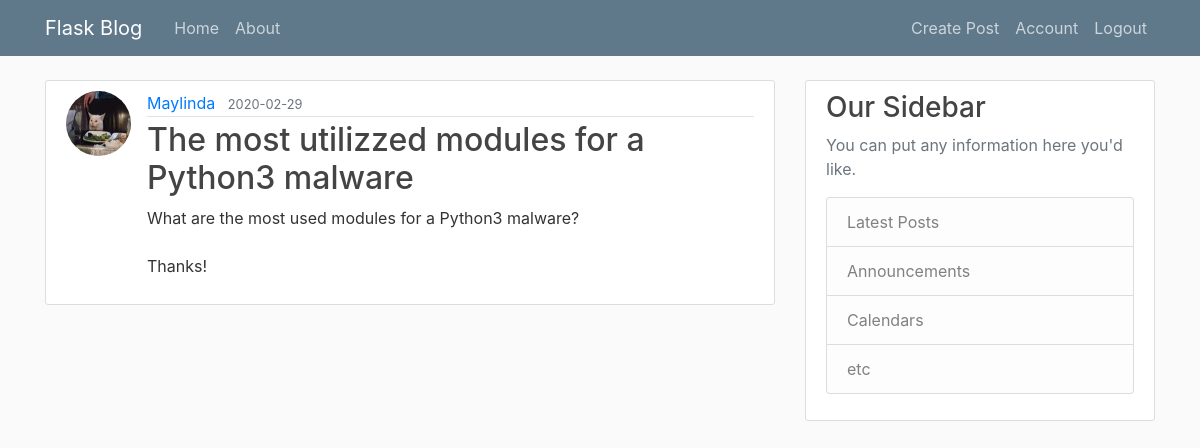
The app's page /post/17 (signed in) with its own data.
### flask_sample/models.py (models this page shows, shortened)
class User(db.Model, UserMixin):
	id = db.Column(db.Integer, primary_key='True')
	username = db.Column(db.String(20), unique=True, nullable=False)
	email = db.Column(db.String(120), unique=True, nullable=False)
	image_file = db.Column(db.String(20), nullable=False, default='default.jpg')
	password= db.Column(db.String(60), nullable=False)
	post = db.relationship('Post', backref='author', lazy=True) # for user_id in post (relationship)

class Post(db.Model):
	id = db.Column(db.Integer, primary_key=True)
	title = db.Column(db.String(60), nullable=False)
	date_posted = db.Column(db.DateTime, nullable=False, default=datetime.datetime.utcnow)
	content = db.Column(db.Text, nullable=False)
	user_id = db.Column(db.Integer, db.ForeignKey('user.id'), nullable=False)

### flask_sample/posts/routes.py (the view)
@posts.route('/post/<int:post_id>')
@login_required # Restricted route which requires users to login.
def post(post_id):
	post = Post.query.get_or_404(post_id)
	return render_template('post.html', title=post.title, post = post)

### flask_sample/models.py (called while the page is built)
@login_manager.user_loader
def load_user(user_id):
	return User.query.get(int(user_id))

### flask_sample/templates/post.html (shortened to what this page needs)
{% extends 'layout.html' %}
{% block webpage_content %}
	<article class="media content-section">
		<img class="rounded-circle article-img" src="{{ url_for('static', filename='profile/' + post.author.image_file) }}">
	  <div class="media-body">
	    <div class="article-metadata">
	      <a class="mr-2" href="#">{{ post.author.username }}</a>
	      <small class="text-muted">{{ post.date_posted.strftime('%Y-%m-%d') }}</small>
	    </div>
	    <h2 class="article-title">{{ post.title }}</h2>
	    <p class="article-content">{{ post.content }}</p>
	  </div>
	</article>
{% endblock webpage_content %}

### flask_sample/static/main.css (style rules this page uses)
body { background: #fafafa; color: #333333; margin-top: 5rem; }
h1, h2, h3, h4, h5, h6 { color: #444444; }
.content-section { background: #ffffff; padding: 10px 20px; border: 1px solid #dddddd; border-radius: 3px; margin-bottom: 20px; }
.article-title { color: #444444; }
.article-content { white-space: pre-line; }
.article-img { height: 65px; width: 65px; margin-right: 16px; }
.article-metadata { padding-bottom: 1px; margin-bottom: 4px; border-bottom: 1px solid #e3e3e3 }

### records on screen
User: image_file (picture), author.username "Maylinda"
Post: date_posted "2020-02-29", title "The most utilizzed modules for a Python3 malware", content "What are the most used modules for a Python3 malware? Thanks!"
